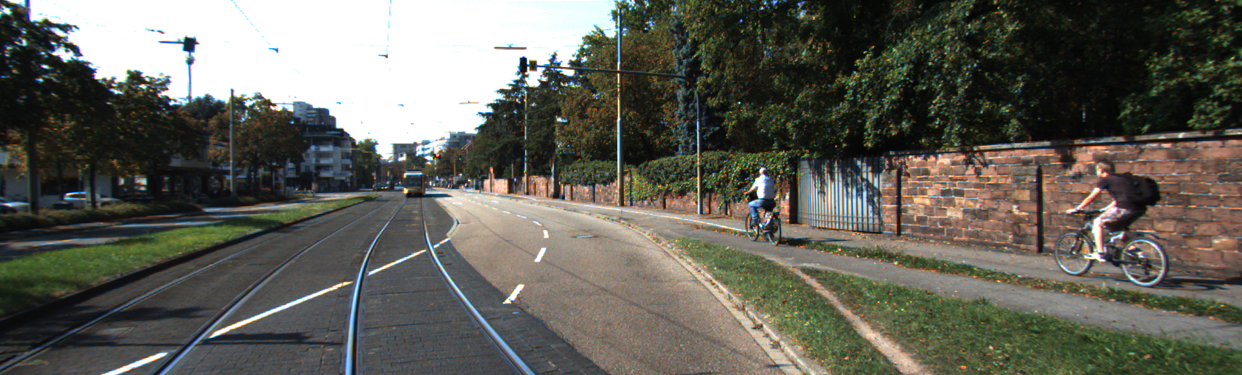
#> input picture 01_camera_geometry/data/2011_09_26_drive_0002_sync/image_02/data/0000000001.png, 1242 x 375 px; its folder holds only this picture in this run
$ python video_annotator.py
#> lines starting #> are read from the running program, lines starting #| are printed output that depends on the picture
### src/utils/logger.py
# src/utils/logger.py
import logging

def get_logger(name: str) -> logging.Logger:
    logger = logging.getLogger(name)
    if not logger.handlers:
        handler = logging.StreamHandler()
        fmt = "%(asctime)s | %(levelname)-8s | %(name)s | %(message)s"
        handler.setFormatter(logging.Formatter(fmt, datefmt="%H:%M:%S"))
        logger.addHandler(handler)
    logger.setLevel(logging.INFO)
    logger.propagate = False
    return logger

### src/utils/file_utils.py
# src/utils/file_utils.py
import yaml
from pathlib import Path

def get_image_paths(data_dir: str) -> list[Path]:
    """
    Recursively finds all .jpg and .png files under data_dir.
    Returns a sorted list of Path objects.
    """
    base = Path(data_dir)
    paths = sorted(
        list(base.glob("**/*.jpg")) +
        list(base.glob("**/*.png"))
    )
    return paths

def ensure_output_dir(base_dir: str, run_name: str) -> Path:
    """
    Creates base_dir/run_name/ if it doesn't exist.
    Returns the Path so the caller can use it immediately.
    """
    out = Path(base_dir) / run_name
    out.mkdir(parents=True, exist_ok=True)
    return out

# [10 lines left out: function load_yaml, not called in this run]

# [12 lines that do not run on import are left out]

### 01_camera_geometry/src/video_annotator.py
from __future__ import annotations
import cv2
import time
from pathlib import Path
from src.utils.logger import get_logger
from src.utils.file_utils import ensure_output_dir

logger = get_logger(__name__)


def annotate_image_sequence(
    frames_dir: str,
    output_dir: str,
    box: tuple[int, int, int, int] = (200, 100, 500, 400),
    label: str = "test box",
) -> None:
    """
    Reads a folder of sequential image frames (KITTI-style),
    annotates each one, and saves the result as a video.
    """
#> called with output_dir = '01_camera_geometry/outputs/', box = (200, 100, 500, 400), label = 'Car: 0.94'
    # ── 1. Find all frames ────────────────────────────────────────────────────
    from src.utils.file_utils import get_image_paths, ensure_output_dir

    frame_paths = get_image_paths(frames_dir)
    if not frame_paths:
        logger.error(f"No images found in: {frames_dir}")
        return
    logger.info(f"Found {len(frame_paths)} frames in {frames_dir}")

    # ── 2. Read the first frame to get dimensions ─────────────────────────────
    first = cv2.imread(str(frame_paths[0]))
#> first is the input picture: shape (375, 1242, 3); mean B, G, R 88.6, 97.5, 98
    height, width = first.shape[:2]
#> height = 375; width = 1242
    logger.info(f"Frame size: {width}×{height}")

    # ── 3. Set up video writer ────────────────────────────────────────────────
    out_path = ensure_output_dir(output_dir, "kitti_annotated") / "output.mp4"
    writer   = cv2.VideoWriter(
        str(out_path),
        cv2.VideoWriter_fourcc(*"mp4v"),
        10.0,          # KITTI sequences are ~10 fps
        (width, height),
    )

    # ── 4. Read → process → write loop ───────────────────────────────────────
    t_start = time.perf_counter()

    for i, frame_path in enumerate(frame_paths):
        frame = cv2.imread(str(frame_path))
        if frame is None:
            logger.warning(f"Could not read frame: {frame_path.name}, skipping")
            continue

        # Draw frame number so you can see it's actually playing sequentially
        cv2.putText(frame, f"Frame: {i:04d}", (20, 40),
                    cv2.FONT_HERSHEY_SIMPLEX, 1.0, (255, 255, 0), 2)

        # Draw bounding box
        x1, y1, x2, y2 = box
        cv2.rectangle(frame, (x1, y1), (x2, y2), (0, 255, 0), 2)
        cv2.putText(frame, label, (x1, y1 - 8),
                    cv2.FONT_HERSHEY_SIMPLEX, 0.6, (0, 255, 0), 2)
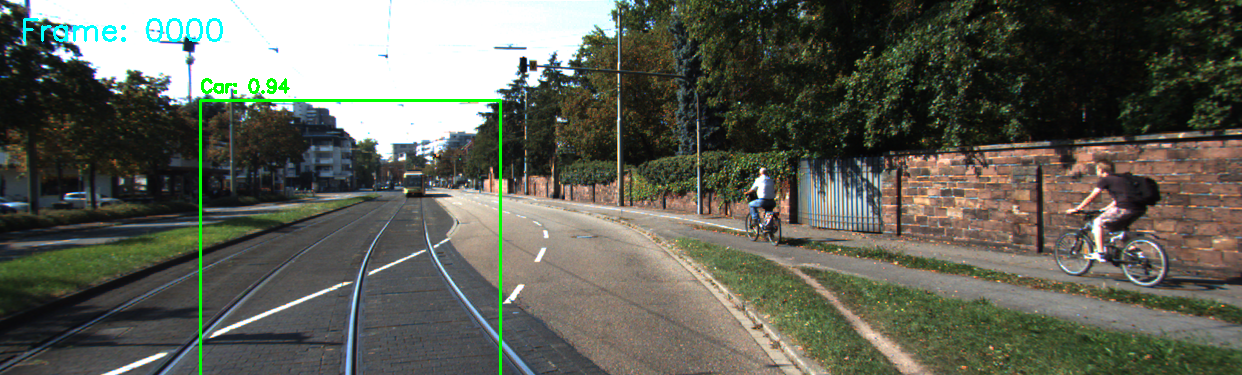
#> frame: shape (375, 1242, 3); mean B, G, R 87.7, 98.3, 96.3

        writer.write(frame)

    elapsed = time.perf_counter() - t_start
    logger.info(f"Done: {len(frame_paths)} frames in {elapsed:.2f}s → {out_path}")
    writer.release()


if __name__ == "__main__":
    annotate_image_sequence(
        frames_dir="01_camera_geometry/data/2011_09_26_drive_0002_sync/image_02/data",
        output_dir="01_camera_geometry/outputs/",
        box=(200, 100, 500, 400),
        label="Car: 0.94",
    )

$ run again, on 01_camera_geometry/data/2011_09_26_drive_0002_sync/image_02/data/0000000006.png
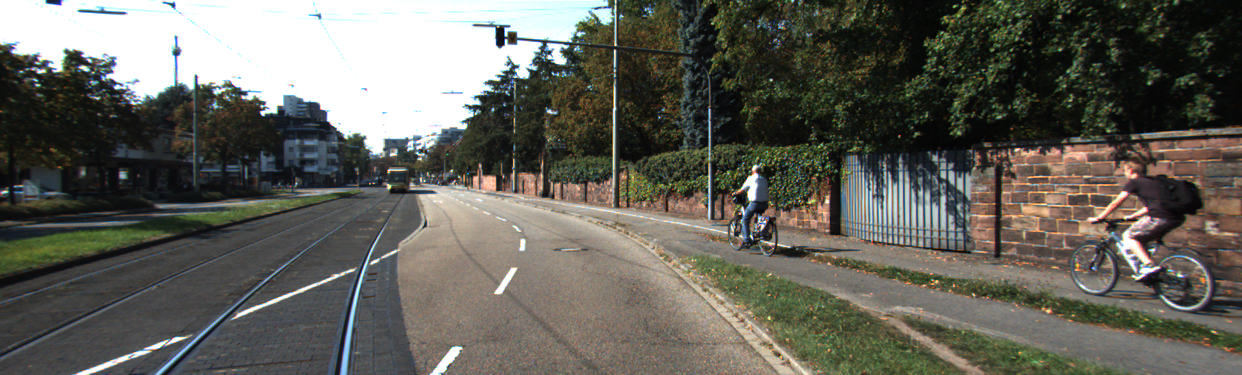
#> input picture 01_camera_geometry/data/2011_09_26_drive_0002_sync/image_02/data/0000000006.png, 1242 x 375 px
#> in annotate_image_sequence, first is the input picture: shape (375, 1242, 3); mean B, G, R 90.1, 98.1, 98.9
#> in annotate_image_sequence, `cv2.putText(frame, label, (x1, y1 - 8), cv2.FONT_HERSHEY_SIMPLEX, 0.6,..`:
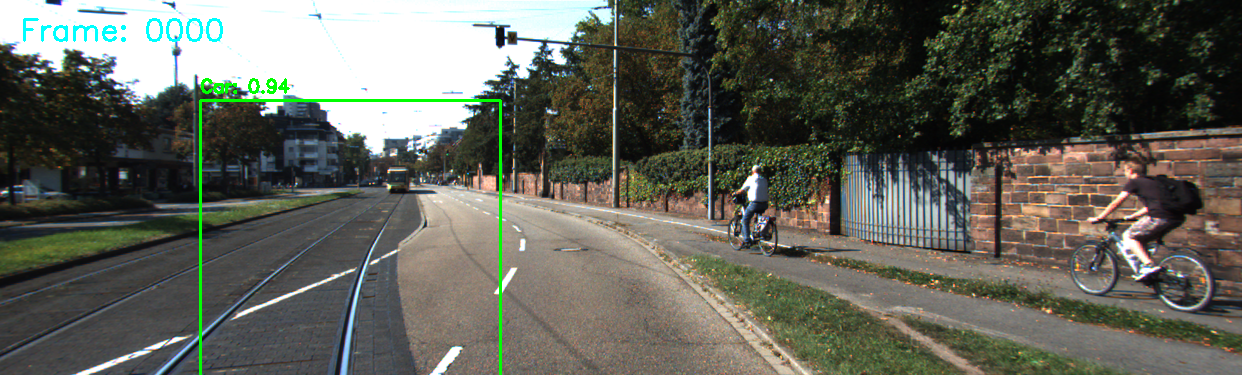
#> frame: shape (375, 1242, 3); mean B, G, R 89.2, 98.9, 97.2
